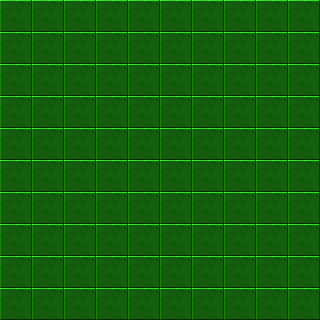

This is a level from a 2D game, rendered from its Tiled map with the project's own tilesets. A one-line summary and the map file follow, with tile-layer data summarised:
An orthogonal 10x10 tile map with 32x32 px tiles, 1 tile layer (backgroundLayer).

<map version="1.0" orientation="orthogonal" width="10" height="10" tilewidth="32" tileheight="32">
 <tileset firstgid="1" name="tiles" tilewidth="32" tileheight="32">
  <image source="tiles.png" width="128" height="32" />
 </tileset>
 <layer name="backgroundLayer" width="10" height="10">
  <data>[100 cells, 100 non-empty, 1 distinct tile ids]</data>
 </layer>
</map>